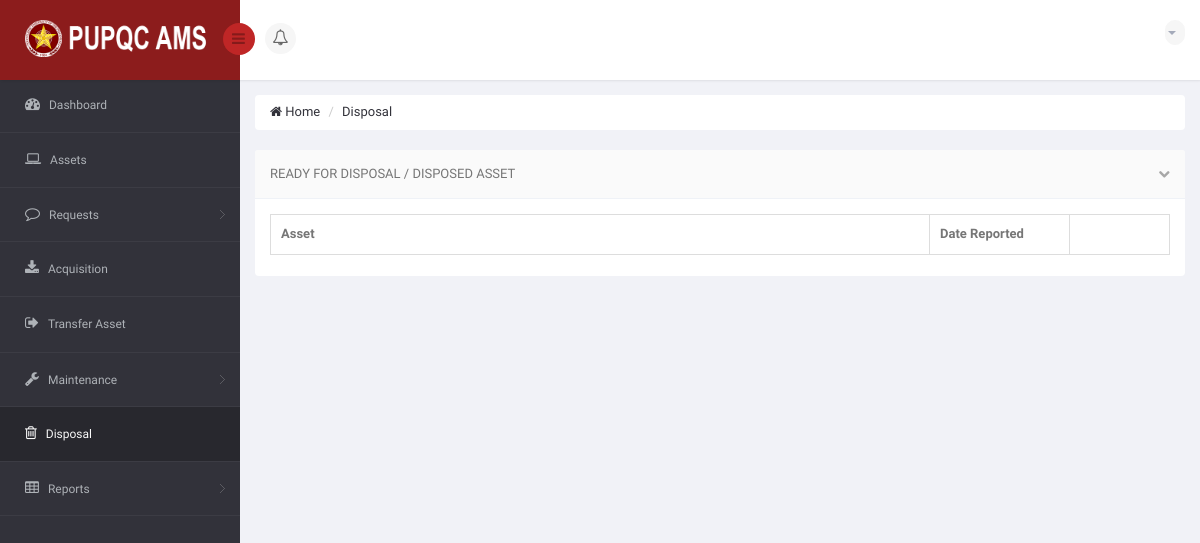
The app's page /DIR/PropertyOfficer/PODisposal.php (signed in), older data.
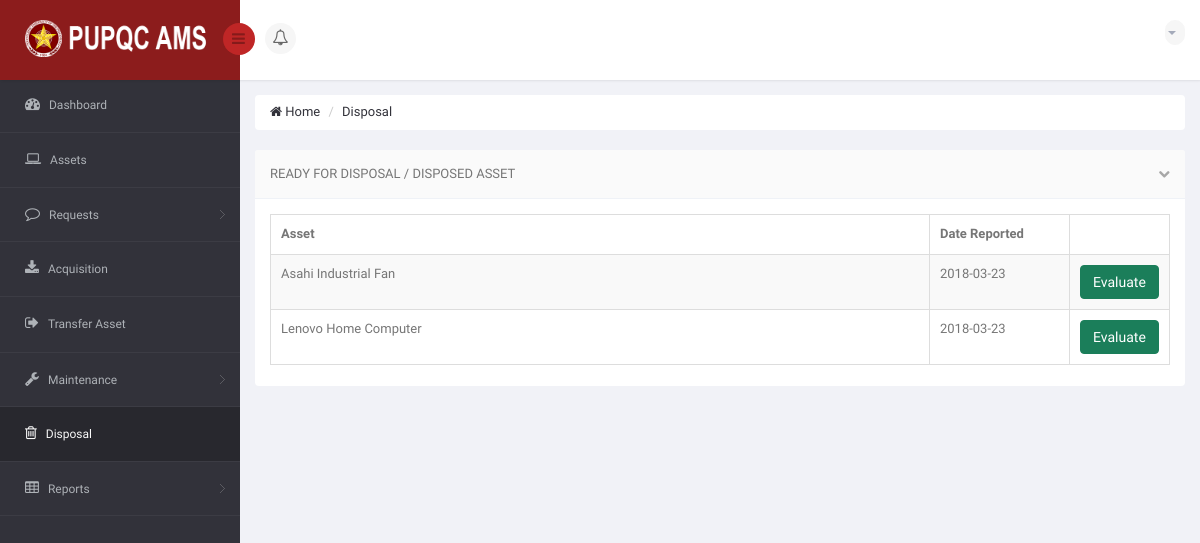
The same page, newer data.
### tables this page shows
CREATE TABLE `ams_t_report_of_damage_sub` (
  `RODS_ID` int(11) NOT NULL,
  `RODS_CANCEL_DATE` date DEFAULT NULL,
  `RODS_DATE_INSPECT` date DEFAULT NULL,
  `RODS_STATUS` varchar(25) NOT NULL DEFAULT 'Pending',
  `RODS_EVALUATION` varchar(25) DEFAULT NULL,
  `RODS_SHOW` int(11) NOT NULL DEFAULT '0',
  `ROD_ID` int(11) NOT NULL,
  `A_ID` int(11) NOT NULL
);

CREATE TABLE `ams_r_asset` (
  `A_ID` int(11) NOT NULL,
  `A_DESCRIPTION` varchar(250) NOT NULL,
  `A_DATE` date NOT NULL,
  `A_STATUS` varchar(25) NOT NULL DEFAULT 'Serviceable',
  `A_ACQUISITION_TYPE` varchar(25) NOT NULL,
  `A_AVAILABILITY` varchar(25) NOT NULL DEFAULT 'Available',
  `A_DISPOSAL_STATUS` int(11) NOT NULL DEFAULT '0',
  `AL_ID` int(11) DEFAULT NULL,
  `C_ID` int(11) DEFAULT NULL,
  `URS_ID` int(11) DEFAULT NULL,
  `PPMP_ID` int(11) DEFAULT NULL
);

CREATE TABLE `ams_t_report_of_damage` (
  `ROD_ID` int(11) NOT NULL,
  `ROD_NO` varchar(15) NOT NULL,
  `ROD_REASON` varchar(350) NOT NULL,
  `ROD_DATE` date NOT NULL,
  `ROD_STATUS` varchar(25) NOT NULL DEFAULT 'Pending',
  `ROD_VIEW_BY_PO` int(11) DEFAULT '0',
  `ROD_VIEW_BY_USER` int(11) NOT NULL DEFAULT '0',
  `ROD_REMARKS` varchar(350) DEFAULT NULL
);

### DIR/PropertyOfficer/PODisposal.php (the view, shortened to what the changed rows need)
<!DOCTYPE html>
<html lang="en">
<head>
    <link href="../../bs3/css/bootstrap.min.css" rel="stylesheet">
    <link href="../../css/bootstrap-reset.css" rel="stylesheet">
    <link href="../../font-awesome/css/font-awesome.css" rel="stylesheet" />
    <link href="../../js/advanced-datatable/css/demo_page.css" rel="stylesheet" />
    <link href="../../js/advanced-datatable/css/demo_table.css" rel="stylesheet" />
    <link rel="stylesheet" href="../../js/data-tables/DT_bootstrap.css" />
    <link href="../../css/style.css" rel="stylesheet">
    <link href="../../css/style-responsive.css" rel="stylesheet" />
    <link href="../../js/iCheck/skins/minimal/minimal.css" rel="stylesheet">
    <link href="../../js/iCheck/skins/minimal/red.css" rel="stylesheet">
    <link href="../../js/iCheck/skins/minimal/green.css" rel="stylesheet">
    <link href="../../js/iCheck/skins/minimal/blue.css" rel="stylesheet">
    <link href="../../js/iCheck/skins/minimal/yellow.css" rel="stylesheet">
    <link href="../../js/iCheck/skins/minimal/purple.css" rel="stylesheet">
    <link href="../../js/iCheck/skins/square/square.css" rel="stylesheet">
    <link href="../../js/iCheck/skins/square/red.css" rel="stylesheet">
    <link href="../../js/iCheck/skins/square/green.css" rel="stylesheet">
    <link href="../../js/iCheck/skins/square/blue.css" rel="stylesheet">
    <link href="../../js/iCheck/skins/square/yellow.css" rel="stylesheet">
    <link href="../../js/iCheck/skins/square/purple.css" rel="stylesheet">
    <link href="../../js/iCheck/skins/flat/grey.css" rel="stylesheet">
    <link href="../../js/iCheck/skins/flat/red.css" rel="stylesheet">
    <link href="../../js/iCheck/skins/flat/green.css" rel="stylesheet">
    <link href="../../js/iCheck/skins/flat/blue.css" rel="stylesheet">
    <link href="../../js/iCheck/skins/flat/yellow.css" rel="stylesheet">
    <link href="../../js/iCheck/skins/flat/purple.css" rel="stylesheet">
    <link rel="stylesheet" type="text/css" href="../../js/select2/select2.css" />
    <link rel="stylesheet" type="text/css" href="../../js/bootstrap-daterangepicker/daterangepicker-bs3.css" />
    <link rel="stylesheet" type="text/css" href="../../js/bootstrap-datetimepicker/css/datetimepicker.css" />
    <link rel="stylesheet" type="text/css" href="../../js/bootstrap-datepicker/css/datepicker.css" />
    <link href="../../js/plugins/sweetalert/sweetalert.css" type="text/css" rel="stylesheet" media="screen,projection">
</head>
<body>
<section id="container" >
                <?php
                    include('../Connection/db.php');
                  ?>
    <section id="main-content">
        <section class="wrapper">
            <div class="row">
                <div class="col-sm-12">
                    <section class="panel">
                        <div class="panel-body">
                            <div class="adv-table">
                                <table  class="display table table-bordered table-striped" id="dynamic-table">
                                    <thead>
                                        <tr>
                                            <th style="">Asset</th>
                                            <th style="width: 140px;">Date Reported</th>
                                            <th style="width: 100px;"></th>
                                        </tr>
                                    </thead>
                                    <tbody>
                                        <?php
                                            $sql = "SELECT * FROM `ams_t_report_of_damage_sub` AS RODS INNER JOIN `ams_t_report_of_damage` AS ROD ON RODS.ROD_ID = ROD.ROD_ID INNER JOIN `ams_r_asset` AS A ON RODS.A_ID = A.A_ID WHERE A.A_STATUS = 'Ready For Disposal' AND A.A_DISPOSAL_STATUS != 1";
                                            $result = mysqli_query($connection, $sql) or die("Bad Query: $sql");
                                            while($row = mysqli_fetch_assoc($result))
                                            {
                                                $aid = $row['A_ID'];
                                                $adescription = $row['A_DESCRIPTION'];
                                                $roddate = $row['ROD_DATE'];
                                        ?>
                                        <tr class="gradeX">
                                            <td style=""> <?php echo $adescription; ?> </td>
                                            <td style=""> <?php echo $roddate; ?> </td>
                                            <td style="">
                                                <a class="btn btn-success" href="#myModals<?php echo $aid; ?>" data-toggle="modal">Evaluate</a>
                                            </td>
                                        </tr>
                                        <?php
                                            }
                                        ?>
                                    </tbody>
                                </table>
                            </div>
                        </div>
                    </section>
                </div>
            </div>
        </section>
    </section>
</section>
</body>
</html>

Row changes from the older to the newer data that the page shows:
now on this page (row edited): ams_t_report_of_damage_sub: A_ID.A_DESCRIPTION "Asahi Industrial Fan", ROD_ID.ROD_DATE "2018-03-23"
now on this page (row edited): ams_t_report_of_damage_sub: A_ID.A_DESCRIPTION "Lenovo Home Computer", ROD_ID.ROD_DATE "2018-03-23"
